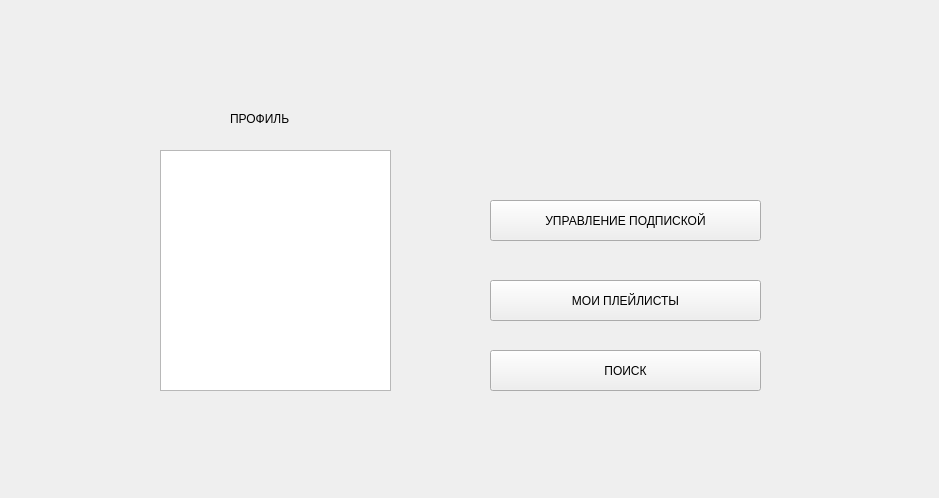
<?xml version="1.0" encoding="UTF-8"?>
<ui version="4.0">
 <class>MenuView</class>
 <widget class="QWidget" name="MenuView">
  <property name="geometry">
   <rect>
    <x>0</x>
    <y>0</y>
    <width>939</width>
    <height>498</height>
   </rect>
  </property>
  <property name="windowTitle">
   <string>Form</string>
  </property>
  <widget class="QPushButton" name="pushButton">
   <property name="geometry">
    <rect>
     <x>490</x>
     <y>200</y>
     <width>271</width>
     <height>41</height>
    </rect>
   </property>
   <property name="text">
    <string>УПРАВЛЕНИЕ ПОДПИСКОЙ</string>
   </property>
  </widget>
  <widget class="QPushButton" name="btnPlaylists">
   <property name="geometry">
    <rect>
     <x>490</x>
     <y>280</y>
     <width>271</width>
     <height>41</height>
    </rect>
   </property>
   <property name="text">
    <string>МОИ ПЛЕЙЛИСТЫ</string>
   </property>
  </widget>
  <widget class="QPushButton" name="btnArtisis_2">
   <property name="geometry">
    <rect>
     <x>490</x>
     <y>350</y>
     <width>271</width>
     <height>41</height>
    </rect>
   </property>
   <property name="text">
    <string>ПОИСК</string>
   </property>
  </widget>
  <widget class="QLabel" name="label">
   <property name="geometry">
    <rect>
     <x>230</x>
     <y>110</y>
     <width>81</width>
     <height>17</height>
    </rect>
   </property>
   <property name="text">
    <string>ПРОФИЛЬ</string>
   </property>
  </widget>
  <widget class="QTableView" name="listView">
   <property name="geometry">
    <rect>
     <x>160</x>
     <y>150</y>
     <width>231</width>
     <height>241</height>
    </rect>
   </property>
   <attribute name="horizontalHeaderVisible">
    <bool>false</bool>
   </attribute>
   <attribute name="horizontalHeaderDefaultSectionSize">
    <number>130</number>
   </attribute>
   <attribute name="verticalHeaderDefaultSectionSize">
    <number>57</number>
   </attribute>
  </widget>
 </widget>
 <resources/>
 <connections/>
</ui>
